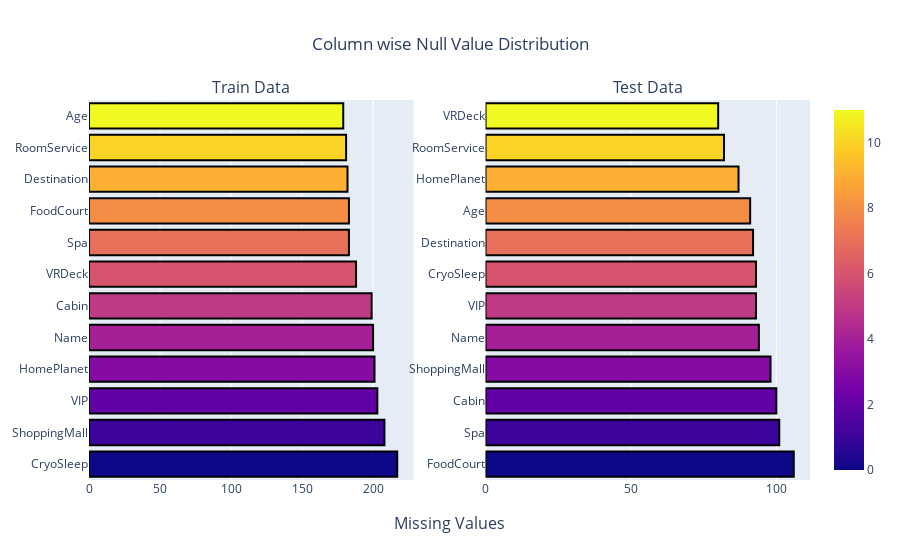

The cell this chart's notebook holds for it:
### Markdown cell above
Column wise Null Value Distribution

### Code cell
test_null = pd.DataFrame(test.isna().sum())
test_null = test_null.sort_values(by = 0 ,ascending = False)
train_null = pd.DataFrame(train.isna().sum())
train_null = train_null.sort_values(by = 0 ,ascending = False)[:-1]


fig = make_subplots(rows=1, 
                    cols=2,
                    column_titles = ["Train Data", "Test Data"] ,
                    x_title="Missing Values")

fig.add_trace(go.Bar(x=train_null[0],
                     y=train_null.index,
                     orientation="h",
                    marker=dict(color=[n for n in range(12)], 
                                line_color='rgb(0,0,0)' , 
                                line_width = 2,
                                coloraxis="coloraxis")),
              1, 1)
fig.add_trace(go.Bar(x=test_null[0], 
                     y=test_null.index,
                     orientation="h",
                    marker=dict(color=[n for n in range(12)], 
                                line_color='rgb(0,0,0)', 
                                line_width = 2,
                                coloraxis="coloraxis")),
              1, 2)

fig.update_layout(showlegend=False, title_text="Column wise Null Value Distribution", title_x=0.5)

### Figure 1 — Plotly figure (JSON) as saved in the notebook; plotly's stock layout.template omitted (floating-point values rounded to 4 significant figures)
{"data": [{"marker": {"color": [0, 1, 2, 3, 4, 5, 6, 7, 8, 9, 10, 11], "coloraxis": "coloraxis", "line": {"color": "rgb(0,0,0)", "width": 2}}, "orientation": "h", "type": "bar", "x": [217, 208, 203, 201, 200, 199, 188, 183, 183, 182, 181, 179], "xaxis": "x", "y": ["CryoSleep", "ShoppingMall", "VIP", "HomePlanet", "Name", "Cabin", "VRDeck", "Spa", "FoodCourt", "Destination", "RoomService", "Age"], "yaxis": "y"}, {"marker": {"color": [0, 1, 2, 3, 4, 5, 6, 7, 8, 9, 10, 11], "coloraxis": "coloraxis", "line": {"color": "rgb(0,0,0)", "width": 2}}, "orientation": "h", "type": "bar", "x": [106, 101, 100, 98, 94, 93, 93, 92, 91, 87, 82, 80], "xaxis": "x2", "y": ["FoodCourt", "Spa", "Cabin", "ShoppingMall", "Name", "VIP", "CryoSleep", "Destination", "Age", "HomePlanet", "RoomService", "VRDeck"], "yaxis": "y2"}], "layout": {"annotations": [{"font": {"size": 16}, "showarrow": false, "text": "Train Data", "x": 0.225, "xanchor": "center", "xref": "paper", "y": 1, "yanchor": "bottom", "yref": "paper"}, {"font": {"size": 16}, "showarrow": false, "text": "Test Data", "x": 0.775, "xanchor": "center", "xref": "paper", "y": 1, "yanchor": "bottom", "yref": "paper"}, {"font": {"size": 16}, "showarrow": false, "text": "Missing Values", "x": 0.5, "xanchor": "center", "xref": "paper", "y": 0, "yanchor": "top", "yref": "paper", "yshift": -30}], "showlegend": false, "title": {"text": "Column wise Null Value Distribution", "x": 0.5}, "xaxis": {"anchor": "y", "domain": [0, 0.45]}, "xaxis2": {"anchor": "y2", "domain": [0.55, 1]}, "yaxis": {"anchor": "x", "domain": [0, 1]}, "yaxis2": {"anchor": "x2", "domain": [0, 1]}}}
